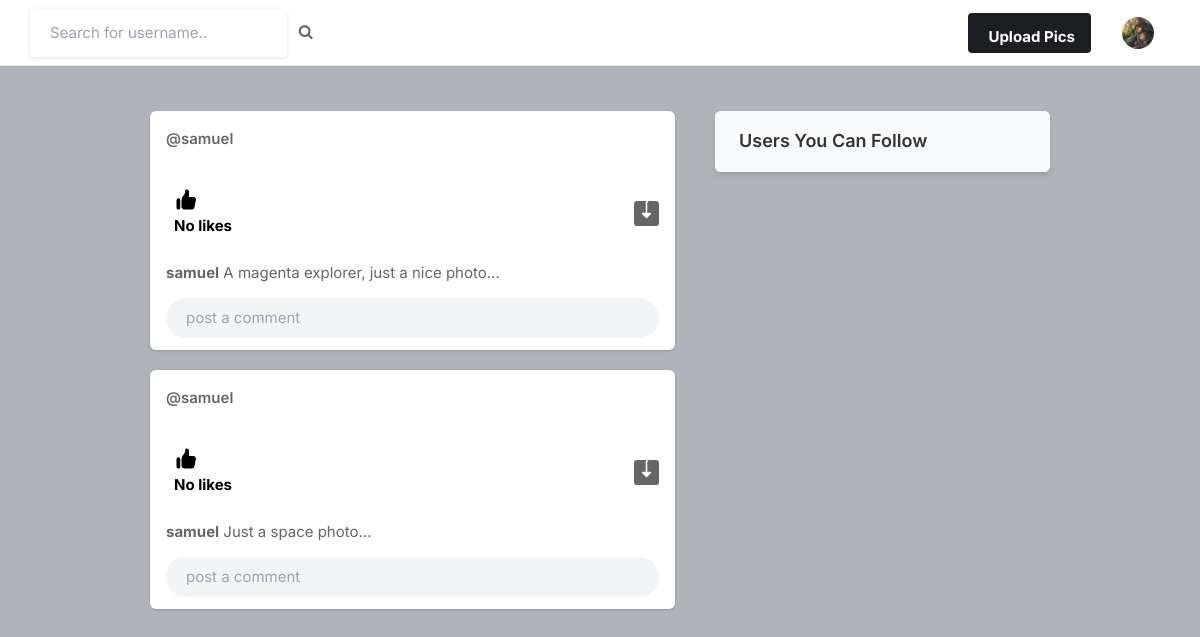
The page / (signed in) on the database as committed earlier.
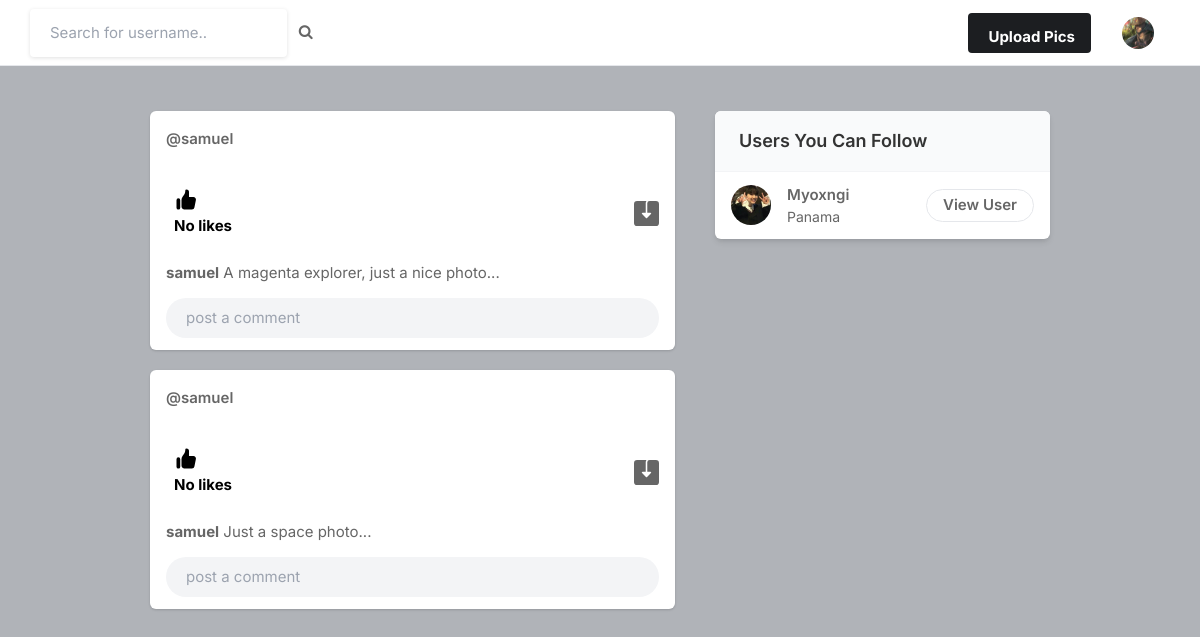
The same page on the database as committed later.
### main/models.py (models this page shows, shortened)
class Post(models.Model):
    id = models.UUIDField(primary_key=True, default=uuid.uuid4)
    user = models.CharField(max_length=100)
    image = models.ImageField(upload_to='post images')
    caption = models.TextField()
    created_at = models.DateTimeField(default=datetime.now)
    likes = models.IntegerField(default=0)

class Profile(models.Model):
    user = models.ForeignKey(User, on_delete=models.CASCADE) #usamos una foreign key
    id_user = models.IntegerField()
    bio = models.TextField(blank=True)
    profileimg = models.ImageField(upload_to='profile_images', default='blank-profile-picture.png')
    location = models.CharField(max_length=100, blank=True)

### main/views.py (the view)
# urls.py: path('', views.index, name='index'),
@login_required(login_url='signin')
def index(request):
    user_object = User.objects.get(username=request.user.username)
    user_profile = Profile.objects.get(user=user_object)
    user_following_list = []
    feed = []
    user_following = FollowersCount.objects.filter(follower=request.user.username)
    for users in user_following:
        user_following_list.append(users.user)
    for usernames in user_following_list:
        feed_lists = Post.objects.filter(user=usernames)
        feed.append(feed_lists)
    feed_list = list(chain(*feed))
    all_users = User.objects.all()
    user_following_all = []
    for user in user_following:
        user_list = User.objects.get(username=user.user)
        user_following_all.append(user_list)
    new_suggestions_list = [x for x in list(all_users) if (x not in list(user_following_all))]
    current_user = User.objects.filter(username=request.user.username)
    final_suggestions_list = [x for x in list(new_suggestions_list) if ( x not in list(current_user))]
    random.shuffle(final_suggestions_list)
    username_profile = []
    username_profile_list = []
    for users in final_suggestions_list:
        username_profile.append(users.id)
    for ids in username_profile:
        profile_lists = Profile.objects.filter(id_user=ids)
        username_profile_list.append(profile_lists)
    suggestions_username_profile_list = list(chain(*username_profile_list))
    return render(request, 'index.html', {'user_profile': user_profile, 'posts':feed_list, 'suggestions_username_profile_list': suggestions_username_profile_list[:4]})

### templates/index.html (shortened to what the changed rows need)
{% load static %}
<!DOCTYPE html>
<html lang="en">
<head>
    <link rel="stylesheet" href="{% static 'assets/css/icons.css' %}">
    <link rel="stylesheet" href="{% static 'assets/css/uikit.css' %}">
    <link rel="stylesheet" href="{% static 'assets/css/style.css' %}">
    <link rel="stylesheet" href="{% static 'assets/css/tailwind.css' %}">
    <link rel="stylesheet" href="https://cdnjs.cloudflare.com/ajax/libs/font-awesome/4.7.0/css/font-awesome.min.css">
</head>
<body>
            <div class="container m-auto">
                <div class="lg:flex justify-center lg:space-x-10 lg:space-y-0 space-y-5">
                    <div class="space-y-5 flex-shrink-0 lg:w-7/12">
                        {% for post in posts reversed %}
                        <div class="bg-white shadow rounded-md  -mx-2 lg:mx-0">
                            <div class="flex justify-between items-center px-4 py-3">
                                <div class="flex flex-1 items-center space-x-4">
                                    <span class="block font-semibold "><a href="/profile/{{post.user}}">@{{post.user}}</a></span>
                                </div>
                              <div>
                                <a href="#"> <i class="icon-feather-more-horizontal text-2xl hover:bg-gray-200 rounded-full p-2 transition -mr-1 "></i> </a>
                              </div>
                            </div>
                            <div class="py-3 px-4 space-y-3">
                                <div class="flex space-x-4 lg:font-bold">
                                    <a href="/like-post?post_id={{post.id}}" class="flex items-center space-x-2">
                                        <div class="p-2 rounded-full text-black">
                                            {% if post.likes == 0 %}
                                            <p>No likes</p>
                                            {% elif post.likes == 1 %}
                                            <p>Liked by {{post.likes}} person</p>
                                            {% else %}
                                            <p>Liked by {{post.likes}} people</p>
                                            {% endif %}
                                        </div>
                                    </a>
                                    <a href="{{post.image.url}}" class="flex items-center space-x-2 flex-1 justify-end" download>
                                    </a>
                                </div>
                                <p>
                                    <a href="/profile/{{post.user}}"><strong>{{post.user}}</strong></a> {{post.caption}}
                                </p>
                                <div class="bg-gray-100 bg-gray-100 rounded-full rounded-md relative ">
                                    <input type="text" placeholder="post a comment" class="bg-transparent max-h-10 shadow-none">
                                </div>
                            </div>
                        </div>
                        {% endfor %}
                    </div>
                    <div class="lg:w-5/12">
                        <div class="bg-white  shadow-md rounded-md overflow-hidden">
                            <div class="bg-gray-50  border-b border-gray-100 flex items-baseline justify-between py-4 px-6 ">
                                <h2 class="font-semibold text-lg">Users You Can Follow</h2>
                            </div>
                            <div class="divide-gray-300 divide-gray-50 divide-opacity-50 divide-y px-4 ">
                                {% for suggestion in suggestions_username_profile_list %}
                                <div class="flex items-center justify-between py-3">
                                    <div class="flex flex-1 items-center space-x-4">
                                        <a href="/profile/{{suggestion.user}}">
                                            <img src="{{suggestion.profileimg.url}}" class="bg-gray-200 rounded-full w-10 h-10">
                                        </a>
                                        <div class="flex flex-col">
                                            <span class="block capitalize font-semibold"> {{suggestion.user}} </span>
                                            <span class="block capitalize text-sm"> {{suggestion.location}} </span>
                                        </div>
                                    </div>
                                    <a href="/profile/{{suggestion.user}}" class="border border-gray-200 font-semibold px-4 py-1 rounded-full hover:bg-pink-600 hover:text-white hover:border-pink-600 "> View User </a>
                                </div>
                                {% endfor %}
                            </div>
                        </div>
                    </div>
                </div>
            </div>
</body>
</html>

Rows that differ between the two databases and show on the page:
added Profile: profileimg (picture), user "Myoxngi", location "Panama"
